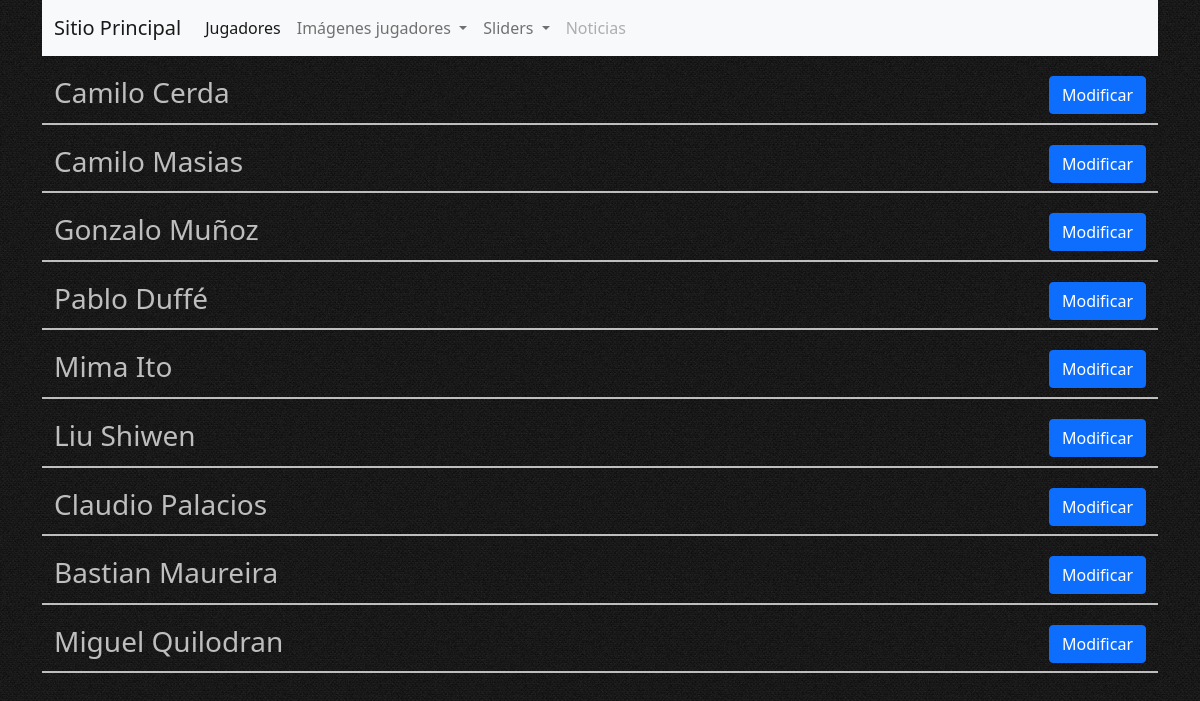
The app's page /modificarImg/ (signed in), older data.
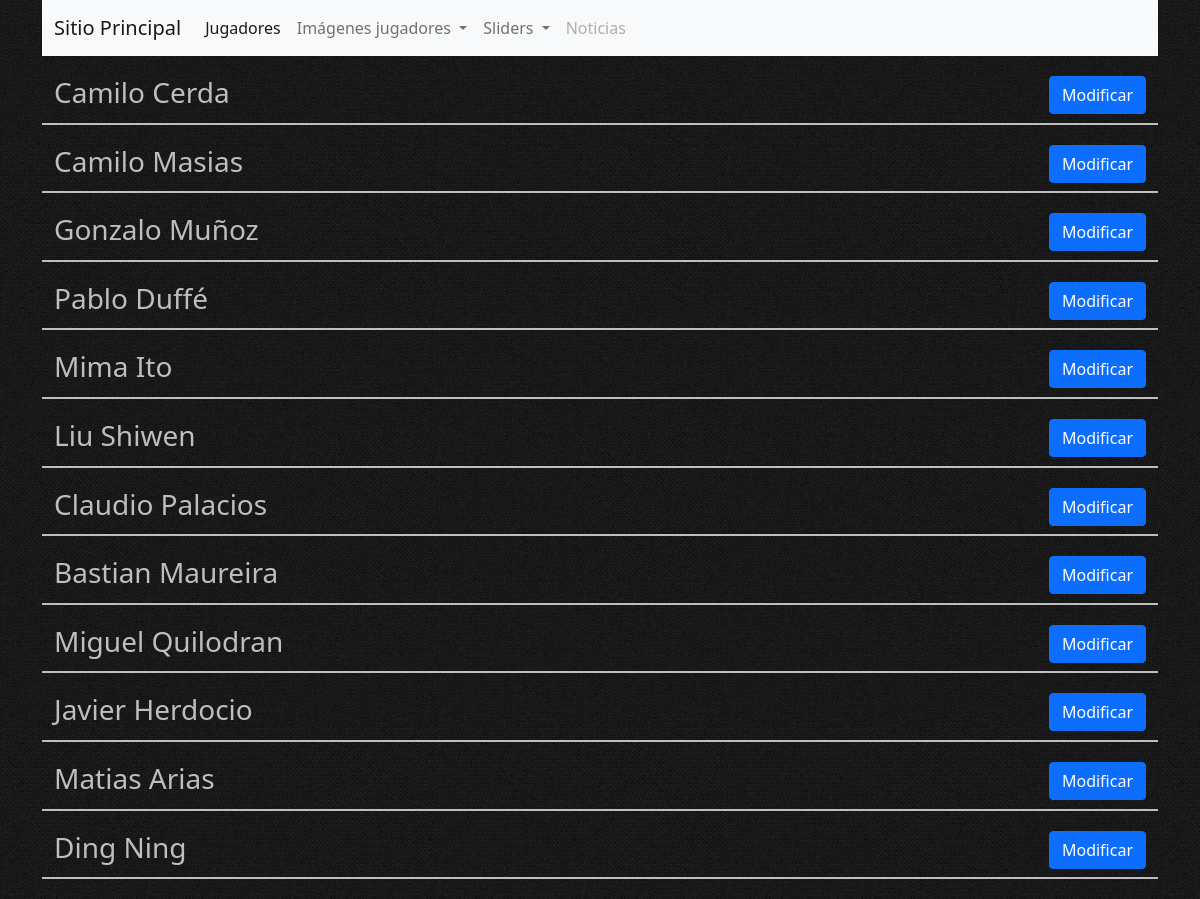
The same page, newer data.
### appCore/models.py (models this page shows, shortened)
class Jugador(models.Model):
    idJugador = models.AutoField(primary_key=True)
    pnombre= models.CharField(max_length=50, verbose_name='Primer nombre')
    snombre= models.CharField(blank=True, null=True, max_length=50, verbose_name='Segundo nombre')
    apaterno= models.CharField(max_length=50, verbose_name='Apellido paterno')
    amaterno= models.CharField(blank=True, null=True, max_length=50, verbose_name='Apellido materno')
    nacimiento= models.CharField(max_length=50, verbose_name='Lugar de nacimiento')
    fechaNacimiento = models.DateField(blank=True, null=True, verbose_name='Fecha de nacimiento')
    estilo = models.CharField(max_length=50, verbose_name='Estilo de juego')
    preInf = models.CharField(max_length=50, verbose_name='Preinfantil')
    inf = models.CharField(max_length=50, verbose_name='Infantil')
    juvenil = models.CharField(max_length=50, verbose_name='Juvenil')
    tc = models.CharField(max_length=50, verbose_name='Todo competidor')
    categoria = models.CharField(max_length=80, verbose_name='Categoria actual', blank=True, null=True)
    imagenPortada = models.ImageField(upload_to = 'home')
    genero = models.CharField(max_length=10, verbose_name='Genero')
    class Meta:
        verbose_name = 'jugador'
        verbose_name_plural = 'jugadores'

### appAdmin/views.py (the view)
# urls.py: path('modificarImg/', modificarImg, name='modificarImg'),
@login_required
def modificarImg(request):
    jugadores = Jugador.objects.all()
    datos = {
        'jugadores':jugadores
    }
    return render(request, 'appAdmin/modificarImg.html', datos)

### appAdmin/templates/appAdmin/modificarImg.html (shortened to what this page needs)
{% extends 'appAdmin/baseAdmin.html' %}
{% load static %}
{% block main %}
<main class="container cajaModificarImg">
    {% for jugador in jugadores %}
    <div class="row">
        <div class="contenedor">
            <div class="caja1">
                <h3>{{jugador.pnombre}} {{jugador.apaterno}}</h3>
            </div>
            <div class="caja2">
                <a href="{% url 'modificarImgPersonal' jugador.idJugador %}">
                    <button type="button" class="btn btn-primary">Modificar</button>
                </a>
            </div>
        </div>
    </div>
    {% endfor %}
</main>
{% endblock %}

Row changes from the older to the newer data that the page shows:
added Jugador: pnombre "Javier", apaterno "Herdocio"
added Jugador: pnombre "Matias", apaterno "Arias"
added Jugador: pnombre "Ding", apaterno "Ning"
